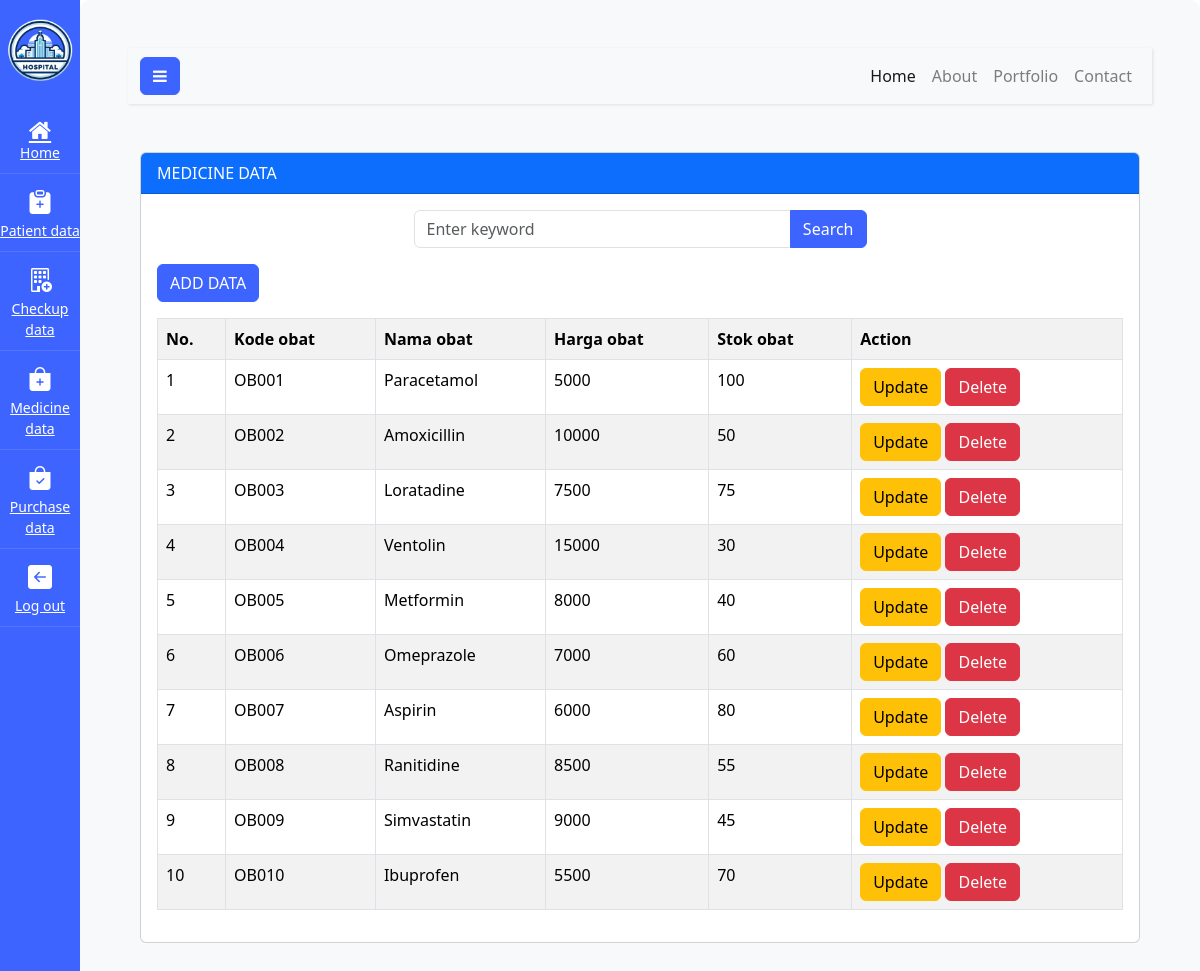
/auth/home.php?page=medicine (signed in), run on the app's committed database.
### tables this page shows
CREATE TABLE `tbpembelian_obat` (
  `kode_obat` varchar(20) NOT NULL,
  `nama_obat` varchar(50) NOT NULL,
  `harga_obat` int(20) NOT NULL,
  `stok_obat` int(20) NOT NULL
);

### hospital_pembelianobat.php (the view, shortened to what this page needs)
<?php
include "config.php";
?>
<!doctype html>
<html lang="en">
<head>
  <link href="https://cdn.jsdelivr.net/npm/bootstrap@5.3.3/dist/css/bootstrap.min.css" rel="stylesheet">
</head>
<body>
<div class="container">
  <div class="mt-3">
    <div class="card mt-5">
      <div class="card-header bg-primary text-white">
        MEDICINE DATA
      </div>
      <div class="card-body">
        <div class="col-md-6 mx-auto">
          <form method="POST">
            <div class="input-group mb-3">
              <input type="text" name="tsearch" class="form-control" placeholder="Enter keyword">
              <button class="btn btn-primary" name="bsearch" type="submit">Search</button>
            </div>
          </form>
        </div>
        <button type="button" class="btn btn-primary mb-3" data-bs-toggle="modal" data-bs-target="#ModalAdd">
          ADD DATA
        </button>
        <table class="table table-bordered table-striped table-hover">
          <tr>
            <th>No.</th>
            <th>Kode obat</th>
            <th>Nama obat</th>
            <th>Harga obat</th>
            <th>Stok obat</th>
            <th>Action</th>
          </tr>
          <?php
          $no = 1;
          if (isset($_POST['bsearch'])) {
            $keyword = $_POST['tsearch'];
            $sql2 = "SELECT * FROM tbpembelian_obat WHERE kode_obat LIKE '%$keyword%' OR nama_obat LIKE '%$keyword%' OR harga_obat LIKE '%$keyword%' OR stok_obat LIKE '%$keyword%'";
          } else {
            $sql2 = "SELECT * FROM tbpembelian_obat";
          }
          $sql1 = mysqli_query($connection, $sql2);
          while ($data = mysqli_fetch_array($sql1)) :
          ?>
          <tr>
            <td><?= $no++ ?></td>
            <td><?= $data['kode_obat'] ?></td>
            <td><?= $data['nama_obat'] ?></td>
            <td><?= $data['harga_obat'] ?> </td>
            <td><?= $data['stok_obat'] ?></td>
            <td>
              <a href="#" class="btn btn-warning" data-bs-toggle="modal" data-bs-target="#modalupdate<?= $no ?>"> Update</a>
              <a href="#" class="btn btn-danger" data-bs-toggle="modal" data-bs-target="#modaldelete<?= $no ?>"> Delete</a>
            </td>
          </tr>
          <?php endwhile; ?>
        </table>
      </div>
    </div>
  </div>
</div>
</body>
</html>

### data on the page
tbpembelian_obat: kode_obat "OB001", nama_obat "Paracetamol", harga_obat "5000", stok_obat "100"
tbpembelian_obat: kode_obat "OB002", nama_obat "Amoxicillin", harga_obat "10000", stok_obat "50"
tbpembelian_obat: kode_obat "OB003", nama_obat "Loratadine", harga_obat "7500", stok_obat "75"
tbpembelian_obat: kode_obat "OB004", nama_obat "Ventolin", harga_obat "15000", stok_obat "30"
tbpembelian_obat: kode_obat "OB005", nama_obat "Metformin", harga_obat "8000", stok_obat "40"
tbpembelian_obat: kode_obat "OB006", nama_obat "Omeprazole", harga_obat "7000", stok_obat "60"
tbpembelian_obat: kode_obat "OB007", nama_obat "Aspirin", harga_obat "6000", stok_obat "80"
tbpembelian_obat: kode_obat "OB008", nama_obat "Ranitidine", harga_obat "8500", stok_obat "55"
tbpembelian_obat: kode_obat "OB009", nama_obat "Simvastatin", harga_obat "9000", stok_obat "45"
tbpembelian_obat: kode_obat "OB010", nama_obat "Ibuprofen", harga_obat "5500", stok_obat "70"
